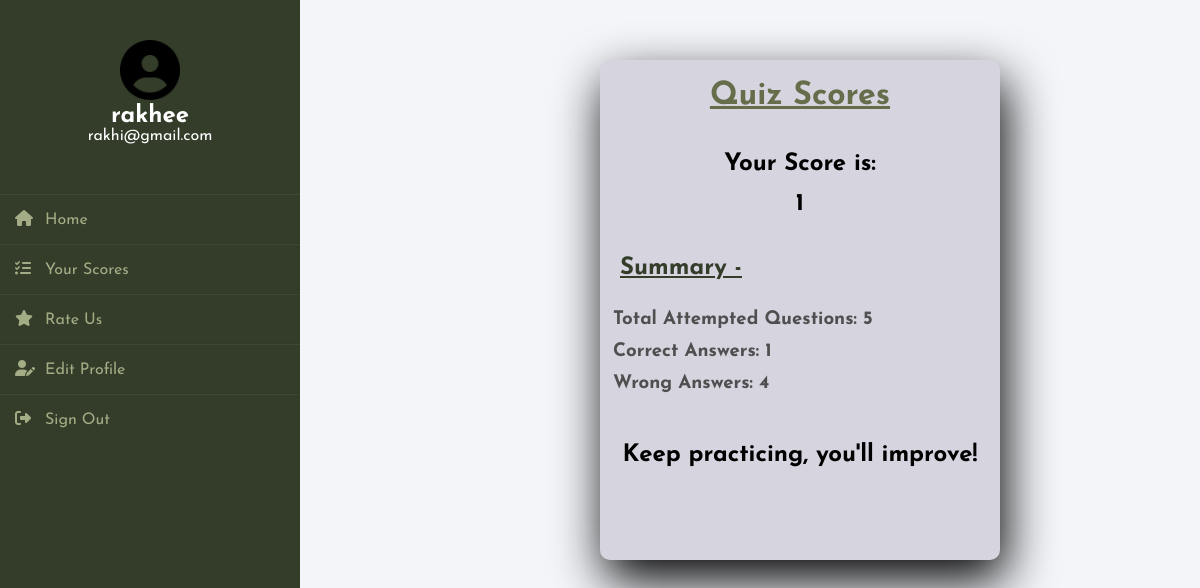
Screenshot of /scores.php?course_id=3 (signed in) with the database file from the repository.
### tables this page shows
CREATE TABLE `users` (
  `id` int NOT NULL AUTO_INCREMENT,
  `name` varchar(45) DEFAULT NULL,
  `email` varchar(60) DEFAULT NULL,
  `password` varchar(45) DEFAULT NULL,
  PRIMARY KEY (`id`),
  KEY `rating_reviews_ibfk_2` (`name`)
);

CREATE TABLE `scores` (
  `id` int NOT NULL AUTO_INCREMENT,
  `user_id` int DEFAULT NULL,
  `course_id` int DEFAULT NULL,
  `score` varchar(20) DEFAULT NULL,
  `correct_ans` varchar(45) DEFAULT NULL,
  `wrong_ans` varchar(45) DEFAULT NULL,
  PRIMARY KEY (`id`),
  KEY `user_id` (`user_id`),
  KEY `course_id` (`course_id`),
  CONSTRAINT `scores_ibfk_2` FOREIGN KEY (`course_id`) REFERENCES `courses` (`id`)
);

### scores.php (the view, shortened to what this page needs)
<!DOCTYPE html>
<html lang="en">
<head>
    <link rel="stylesheet" href="style.css" >
</head>
<body>
   <div class="wrapper">
   <?php include 'sidebar.php'; ?>
      <div class="main">
           <h1 style="color: #656d4a; margin-bottom:40px" >Quiz Scores</h1>
             <?php
              $user_id = $_SESSION['user_id'];
              $course_id = $_GET['course_id'];
               $sql = "select * from scores where user_id = $user_id and course_id=$course_id order by id desc";
               $query = mysqli_query($conn, $sql);
                if(mysqli_num_rows($query)>0):
                 $result = mysqli_fetch_assoc($query);
              ?>
            <h2 style="text-align: center;"> Your Score is:</h2><br>
            <h2 style="text-align: center;">  <?php echo $result['score']; ?>  </h2>
            <div class="summary">
               <h2>Summary -</h2>
               <h3>Total Attempted Questions: <?php echo $result['correct_ans'] + $result['wrong_ans']; ?></h3>
               <h3>Correct Answers: <?php echo $result['correct_ans']; ?></h3>
               <h3>Wrong Answers: <?php echo $result['wrong_ans']; ?></h3>
            </div>
            <div class="suggestion">
                <?php if($result['score']<4): ?>
                   <h2>Keep practicing, you'll improve!</h2>
                <?php elseif($result['score']>=4 && $result['score']<8): ?>
                   <h2>Well done, keep up the good work!</h2>
                <?php elseif($result['score']>8): ?>
                   <h2>Congratulations, outstanding performance!</h2>
                <?php else: ?>
                   <h2>No Scores Available.</h2>
                <?php endif; ?>
            </div>
        <?php else:?>
           <h2 style="margin:140px 40px ; text-align:center">You have not attempted this course yet.</h2>
        <?php endif; ?>
        </div>
    </div>
</body>
</html>

### sidebar.php
<?php
require_once("config.php");
$user_id = $_SESSION['user_id'];
$conn = mysqli_connect($db_host, $db_user, $db_password, $db_name);
if($conn){
  $sql = "select * from users where id='$user_id'";
  $query = mysqli_query($conn, $sql);
  $result = mysqli_fetch_assoc($query);
}else{
echo mysqli_connect_error();
die();
}
?>
<div class="sidebar">
    <div class="upper">
        <img src="img/profile.png" width="60px" alt="profile">
        <h2> <?php echo $result['name']; ?></h2>
        <?php echo $result['email']; ?>
    </div>
    <ul>
        <li><a href="home.php"><i class="fas fa-home"></i>Home</a></li>
        <li><a href="scoreboard.php"><i class="fas fa-tasks"></i>Your Scores</a></li>
        <li><a href="rating.php"><i class="fas fa-star"></i>Rate Us</a></li>
        <li><a href="edit_profile.php"><i class="fas fa-user-edit"></i>Edit Profile</a></li>
        <li><a href="logout.php"><i class='fas fa-sign-out-alt'></i>Sign Out</a></li>
    </ul>
</div>

### style.css (style rules this page uses)
* { margin: 0; padding: 0; box-sizing: border-box; list-style: none; text-decoration: none; font-family: 'Josefin Sans', sans-serif; }
body { background-color: #f3f5f9; }
.sidebar { width: 300px; height: 100%; background: #333d29; padding: 40px 0px; position: fixed; }
.sidebar .upper { color: #fff; text-align: center; margin-bottom: 50px; }
.sidebar ul li { padding: 15px; border-bottom: 1px solid #bdb8d7; border-bottom: 1px solid rgba(0,0,0,0.05); border-top: 1px solid rgba(255,255,255,0.05); }
.sidebar ul li a { color: #a4ac86; display: block; }
.sidebar ul li a .fas { width: 30px; }
.main { width: 400px; height:500px; background: rgba(28, 4, 57, 0.136); overflow: hidden; border-radius: 10px; box-shadow: 5px 20px 50px #000; margin: 5%; margin-left: 50%; }
.wrapper { display: flex; position: relative; }
.main h1 { text-align: center; text-decoration: underline; margin-top: 20px; }
.main h3 { margin: 10px; color: rgb(80, 78, 78); }
.summary { margin:40px 00px; }
.summary h2 { margin: 20px; margin-bottom: 30px; color:#333d29 ; text-decoration: underline; }
.suggestion h2 { text-align: center; margin-top: 50px; }
.summary h3 { margin: 13px; }

### rows the page displays
users: name "rakhee", email "rakhi@gmail.com"
scores: score "1", $result['correct_ans'] + $result['wrong_ans'] "5", correct_ans "1", wrong_ans "4"
